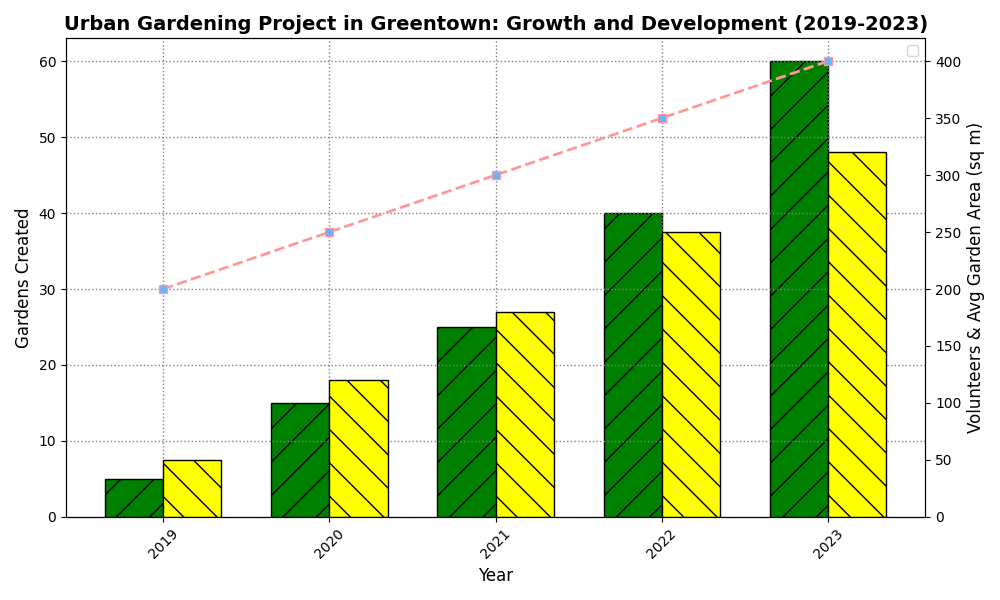

Here is the Python script that generated this plot:
import matplotlib.pyplot as plt
import numpy as np

years = np.array([2019, 2020, 2021, 2022, 2023])
gardens_created = np.array([5, 15, 25, 40, 60])
volunteers_joined = np.array([50, 120, 180, 250, 320])
average_area = np.array([200, 250, 300, 350, 400])

fig, ax1 = plt.subplots(figsize=(10, 6))

bar_width = 0.35
bar1 = ax1.bar(years - bar_width/2, gardens_created, bar_width, label='Gardens Created', color='green', edgecolor='black', hatch='/')

ax2 = ax1.twinx()
bar2 = ax2.bar(years + bar_width/2, volunteers_joined, bar_width, label='Volunteers Joined', color='yellow', edgecolor='black', hatch='\\')

line = ax2.plot(years, average_area, color='#ff9999', marker='s', linestyle='--', label='Avg Garden Area', lw=2, markerfacecolor='#66b3ff')

ax1.set_title("Urban Gardening Project in Greentown: Growth and Development (2019-2023)", fontsize=14, fontweight='bold')
ax1.set_xlabel("Year", fontsize=12)
ax1.set_ylabel("Gardens Created", fontsize=12)
ax2.set_ylabel("Volunteers & Avg Garden Area (sq m)", fontsize=12)

ax1.set_xticks(years)
ax1.set_xticklabels(years, rotation=45)

bars = bar1 + bar2
labels = [b.get_label() for b in bars] + ['Avg Garden Area']
ax2.legend(bars, labels, loc='upper right')

ax1.grid(True, linestyle=':', linewidth=1, color='gray')
ax2.grid(False)

plt.tight_layout()
plt.show()
